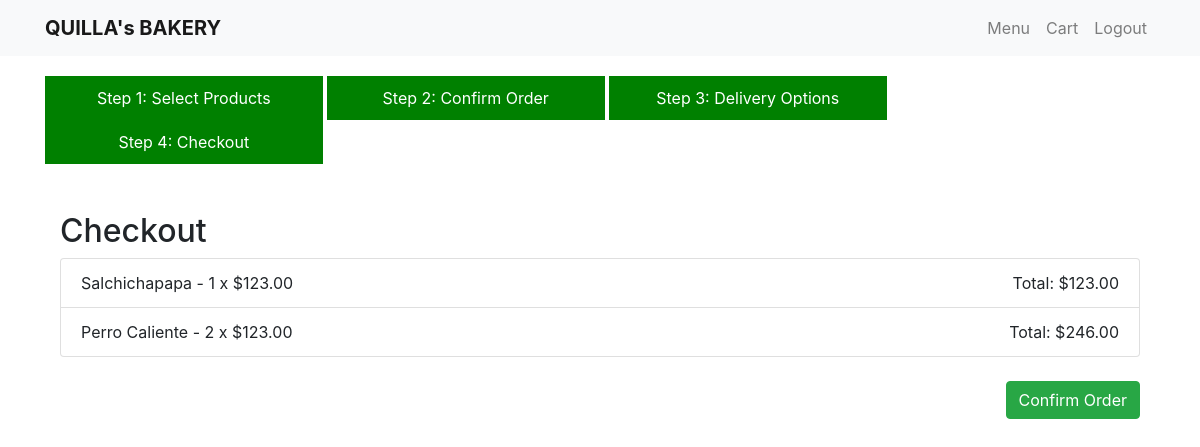
Page /checkout/ (signed in) on the earlier database version.
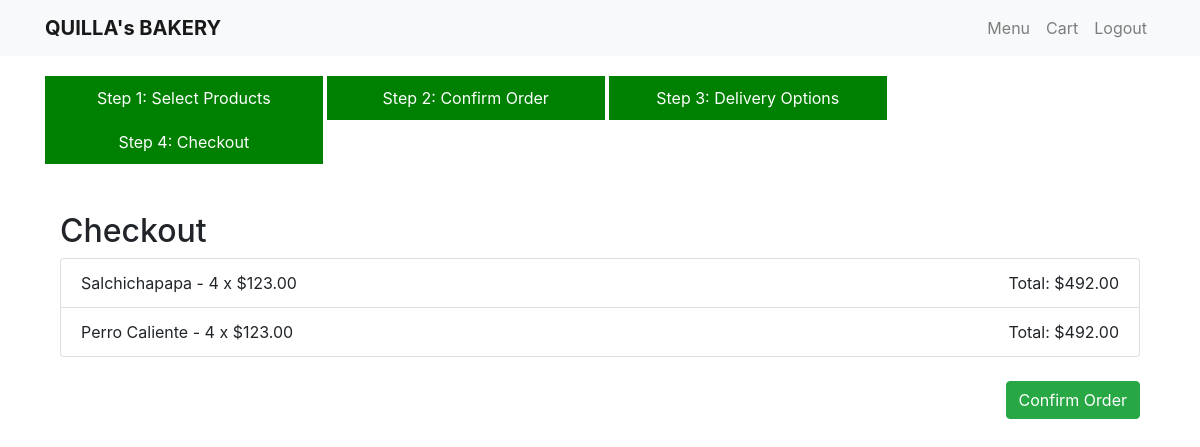
Same page on the later database version.
### bakery/models.py (models this page shows, shortened)
class OrderItem(models.Model):
    order = models.ForeignKey(Order, on_delete=models.CASCADE)
    product = models.ForeignKey(Product, on_delete=models.CASCADE)
    quantity = models.PositiveIntegerField(default=1)
    price = models.DecimalField(max_digits=10, decimal_places=2)
    def get_cost(self):
        return self.quantity * self.price

class Product(models.Model):
    code = models.CharField(max_length=100, unique=True)  # Asegúrate de que code no sea null
    name = models.CharField(max_length=100)
    description = models.TextField()
    price = models.DecimalField(max_digits=10, decimal_places=2)
    category = models.ForeignKey(Category, on_delete=models.CASCADE)

### bakery/views.py (the view)
# urls.py: path('checkout/', views.checkout, name='checkout'),
@login_required
def checkout(request):
    order = get_object_or_404(Order, customer=request.user.customer, is_delivered=False)
    if request.method == 'POST':
        order.is_delivered = True
        order.save()
        messages.success(request, 'Order has been placed successfully.')
        return redirect('menu')
    return render(request, 'bakery/checkout.html', {'order': order, 'step': 4})

### bakery/templates/bakery/checkout.html (shortened to what this page needs)
{% extends "bakery/order_base.html" %}
{% block order_content %}
<div class="container mt-5">
    <h2>Checkout</h2>
    <ul class="list-group mb-4">
        {% for item in order.orderitem_set.all %}
        <li class="list-group-item d-flex justify-content-between align-items-center">
            {{ item.product.name }} - {{ item.quantity }} x ${{ item.price }}
            <span>Total: ${{ item.get_cost }}</span>
        </li>
        {% endfor %}
    </ul>
    <div class="text-right">
        <form method="post">
            <button type="submit" class="btn btn-success">Confirm Order</button>
        </form>
    </div>
</div>
{% endblock %}

### bakery/templates/bakery/order_base.html
{% extends "bakery/base.html" %}
{% block content %}
<div class="step-indicator">
    <span class="{% if step >= 1 %}active{% else %}inactive{% endif %}">Step 1: Select Products</span>
    <span class="{% if step >= 2 %}active{% else %}inactive{% endif %}">Step 2: Confirm Order</span>
    <span class="{% if step >= 3 %}active{% else %}inactive{% endif %}">Step 3: Delivery Options</span>
    <span class="{% if step >= 4 %}active{% else %}inactive{% endif %}">Step 4: Checkout</span>
</div>
{% block order_content %}{% endblock %}
{% endblock %}

### bakery/templates/bakery/base.html (shortened to what this page needs)
<!DOCTYPE html>
<html lang="en">
<head>
    <link href="https://stackpath.bootstrapcdn.com/bootstrap/4.5.2/css/bootstrap.min.css" rel="stylesheet">
</head>
<body>
    <nav class="navbar navbar-expand-lg navbar-light bg-light fixed-top">
        <div class="container">
            <a class="navbar-brand" href="#">QUILLA's BAKERY</a>
            <div class="collapse navbar-collapse" id="navbarNav">
                <ul class="navbar-nav ml-auto">
                    {% if user.is_authenticated %}
                    <li class="nav-item">
                        <a class="nav-link" href="{% url 'menu' %}">Menu</a>
                    </li>
                    <li class="nav-item">
                        <a class="nav-link" href="{% url 'view_cart' %}">Cart</a>
                    </li>
                    <li class="nav-item">
                        <a class="nav-link" href="{% url 'logout' %}">Logout</a>
                    </li>
                    {% endif %}
                </ul>
            </div>
        </div>
    </nav>
    <div class="container">
        {% block content %}{% endblock %}
    </div>
</body>
</html>

### bakery/templates/bakery/base.html (style rules this page uses)
body { padding-top: 56px; }
.navbar-brand { font-weight: bold; }
.step-indicator { margin-top: 20px; }
.step-indicator span { display: inline-block; width: 25%; text-align: center; padding: 10px; }
.step-indicator .active { background-color: green; color: white; }

Differences in the rows shown:
changed OrderItem "Salchichapapa": quantity "1" → "4"; get_cost "123.00" → "492.00"
changed OrderItem "Perro Caliente": quantity "2" → "4"; get_cost "246.00" → "492.00"
